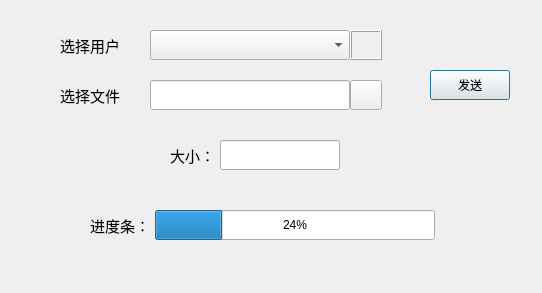
<?xml version="1.0" encoding="UTF-8"?>
<ui version="4.0">
 <class>Fileprodialog</class>
 <widget class="QDialog" name="Fileprodialog">
  <property name="geometry">
   <rect>
    <x>0</x>
    <y>0</y>
    <width>542</width>
    <height>293</height>
   </rect>
  </property>
  <property name="minimumSize">
   <size>
    <width>542</width>
    <height>293</height>
   </size>
  </property>
  <property name="maximumSize">
   <size>
    <width>542</width>
    <height>293</height>
   </size>
  </property>
  <property name="windowTitle">
   <string/>
  </property>
  <property name="windowIcon">
   <iconset resource="src.qrc">
    <normaloff>:/images/images/app_theme.png</normaloff>:/images/images/app_theme.png</iconset>
  </property>
  <widget class="QComboBox" name="comboBox_usr_choose">
   <property name="geometry">
    <rect>
     <x>150</x>
     <y>30</y>
     <width>200</width>
     <height>30</height>
    </rect>
   </property>
  </widget>
  <widget class="QLabel" name="label_indi_usr">
   <property name="geometry">
    <rect>
     <x>60</x>
     <y>30</y>
     <width>75</width>
     <height>30</height>
    </rect>
   </property>
   <property name="font">
    <font>
     <pointsize>11</pointsize>
    </font>
   </property>
   <property name="text">
    <string>选择用户</string>
   </property>
  </widget>
  <widget class="QLabel" name="label_indi_file">
   <property name="geometry">
    <rect>
     <x>60</x>
     <y>80</y>
     <width>75</width>
     <height>30</height>
    </rect>
   </property>
   <property name="font">
    <font>
     <pointsize>11</pointsize>
    </font>
   </property>
   <property name="text">
    <string>选择文件</string>
   </property>
  </widget>
  <widget class="QPushButton" name="pushButton_snd">
   <property name="geometry">
    <rect>
     <x>430</x>
     <y>70</y>
     <width>80</width>
     <height>30</height>
    </rect>
   </property>
   <property name="font">
    <font>
     <pointsize>9</pointsize>
    </font>
   </property>
   <property name="toolTip">
    <string>发送文件</string>
   </property>
   <property name="text">
    <string>发送</string>
   </property>
   <property name="icon">
    <iconset resource="src.qrc">
     <normaloff>:/images/images/send_ico.png</normaloff>:/images/images/send_ico.png</iconset>
   </property>
   <property name="iconSize">
    <size>
     <width>20</width>
     <height>20</height>
    </size>
   </property>
  </widget>
  <widget class="QLabel" name="label_usrico">
   <property name="geometry">
    <rect>
     <x>350</x>
     <y>30</y>
     <width>32</width>
     <height>30</height>
    </rect>
   </property>
   <property name="frameShape">
    <enum>QFrame::Box</enum>
   </property>
   <property name="frameShadow">
    <enum>QFrame::Raised</enum>
   </property>
   <property name="pixmap">
    <pixmap resource="src.qrc">:/images/images/administor.png</pixmap>
   </property>
   <property name="scaledContents">
    <bool>true</bool>
   </property>
  </widget>
  <widget class="QLabel" name="label_indi_size">
   <property name="geometry">
    <rect>
     <x>170</x>
     <y>140</y>
     <width>50</width>
     <height>30</height>
    </rect>
   </property>
   <property name="font">
    <font>
     <pointsize>11</pointsize>
    </font>
   </property>
   <property name="text">
    <string>大小：</string>
   </property>
  </widget>
  <widget class="QLineEdit" name="lineEdit_filesize">
   <property name="geometry">
    <rect>
     <x>220</x>
     <y>140</y>
     <width>120</width>
     <height>30</height>
    </rect>
   </property>
   <property name="font">
    <font>
     <pointsize>10</pointsize>
    </font>
   </property>
   <property name="cursor">
    <cursorShape>ArrowCursor</cursorShape>
   </property>
   <property name="readOnly">
    <bool>true</bool>
   </property>
  </widget>
  <widget class="QProgressBar" name="progressBar">
   <property name="geometry">
    <rect>
     <x>155</x>
     <y>210</y>
     <width>280</width>
     <height>30</height>
    </rect>
   </property>
   <property name="value">
    <number>24</number>
   </property>
  </widget>
  <widget class="QLineEdit" name="lineEdit_filename">
   <property name="geometry">
    <rect>
     <x>150</x>
     <y>80</y>
     <width>200</width>
     <height>30</height>
    </rect>
   </property>
   <property name="cursor">
    <cursorShape>ArrowCursor</cursorShape>
   </property>
   <property name="readOnly">
    <bool>true</bool>
   </property>
  </widget>
  <widget class="QToolButton" name="toolButton">
   <property name="geometry">
    <rect>
     <x>350</x>
     <y>80</y>
     <width>32</width>
     <height>30</height>
    </rect>
   </property>
   <property name="icon">
    <iconset resource="src.qrc">
     <normaloff>:/images/images/file_ico.png</normaloff>:/images/images/file_ico.png</iconset>
   </property>
   <property name="iconSize">
    <size>
     <width>28</width>
     <height>28</height>
    </size>
   </property>
  </widget>
  <widget class="QLabel" name="label_indi_progress">
   <property name="geometry">
    <rect>
     <x>90</x>
     <y>210</y>
     <width>60</width>
     <height>30</height>
    </rect>
   </property>
   <property name="font">
    <font>
     <pointsize>11</pointsize>
    </font>
   </property>
   <property name="text">
    <string>进度条：</string>
   </property>
  </widget>
 </widget>
 <resources>
  <include location="src.qrc"/>
 </resources>
 <connections/>
</ui>
